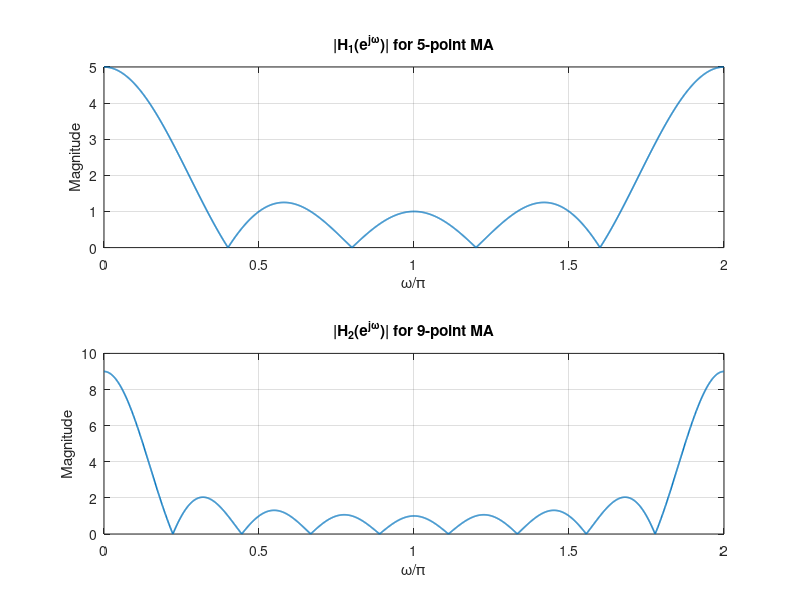
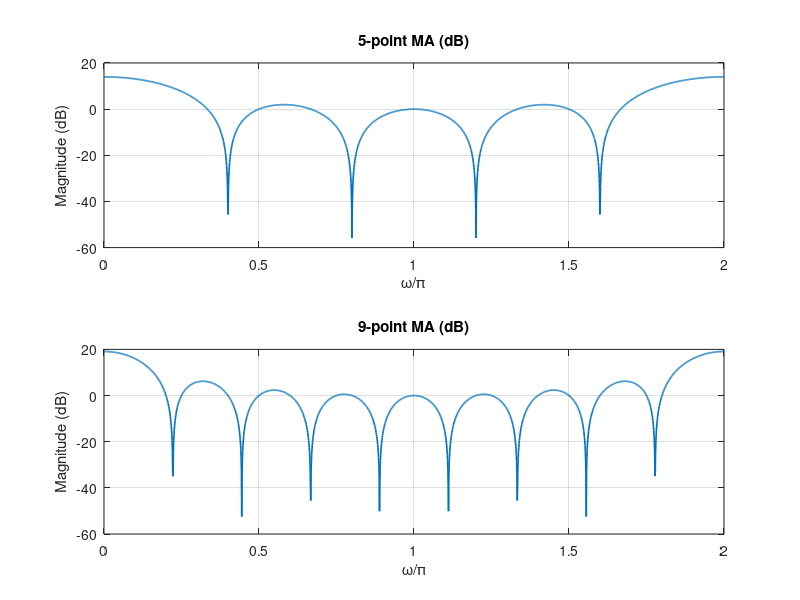

Reproduce these figures in MATLAB, in order. (Note: this script raises an error after producing the figures.)
%% 5- and 9-point moving-average filters: freqz + tf2zpk + pole-zero plots
% Coefficients exactly as given (unnormalized: DC gain = length)
b1 = [1 1 1 1 1];           a1 = 1;      % 5-point MA (gain at DC = 5)
b2 = [1 1 1 1 1 1 1 1 1];   a2 = 1;      % 9-point MA (gain at DC = 9)

% (Optional) normalized versions (uncomment to use DC gain = 1)
%b1 = b1/numel(b1);  b2 = b2/numel(b2);

% Frequency responses
nfft = 2048;
[H1, w] = freqz(b1, a1, nfft, 'whole');   % w in rad/sample [0, 2*pi)
H2      = freqz(b2, a2, nfft, 'whole');

% Magnitude (linear) and in dB
mag1 = abs(H1);  mag2 = abs(H2);
mag1dB = 20*log10(mag1 + eps);  mag2dB = 20*log10(mag2 + eps);

% --- Plots ---
figure('Name','Magnitude responses');
subplot(2,1,1); plot(w/pi, mag1, 'LineWidth',1.2); grid on;
title('|H_1(e^{j\omega})| for 5-point MA'); xlabel('\omega/\pi'); ylabel('Magnitude');

subplot(2,1,2); plot(w/pi, mag2, 'LineWidth',1.2); grid on;
title('|H_2(e^{j\omega})| for 9-point MA'); xlabel('\omega/\pi'); ylabel('Magnitude');

figure('Name','Magnitude (dB)');
subplot(2,1,1); plot(w/pi, mag1dB, 'LineWidth',1.2); grid on;
title('5-point MA (dB)'); xlabel('\omega/\pi'); ylabel('Magnitude (dB)');
subplot(2,1,2); plot(w/pi, mag2dB, 'LineWidth',1.2); grid on;
title('9-point MA (dB)');  xlabel('\omega/\pi'); ylabel('Magnitude (dB)');

% Zeros, poles, gain via tf2zpk
[z1, p1, k1] = tf2zpk(b1, a1);
[z2, p2, k2] = tf2zpk(b2, a2);

% Pole-zero plots
figure('Name','Pole-zero plots');
subplot(1,2,1); zplane(b1, a1); title('Pole-zero: 5-point MA');
subplot(1,2,2); zplane(b2, a2); title('Pole-zero: 9-point MA');

% Print some key values
disp('--- 5-point MA ---');
disp('Zeros:'); disp(z1.'); disp('Poles:'); disp(p1.'); disp(['Gain k = ', num2str(k1)]);
disp('--- 9-point MA ---');
disp('Zeros:'); disp(z2.'); disp('Poles:'); disp(p2.'); disp(['Gain k = ', num2str(k2)]);
